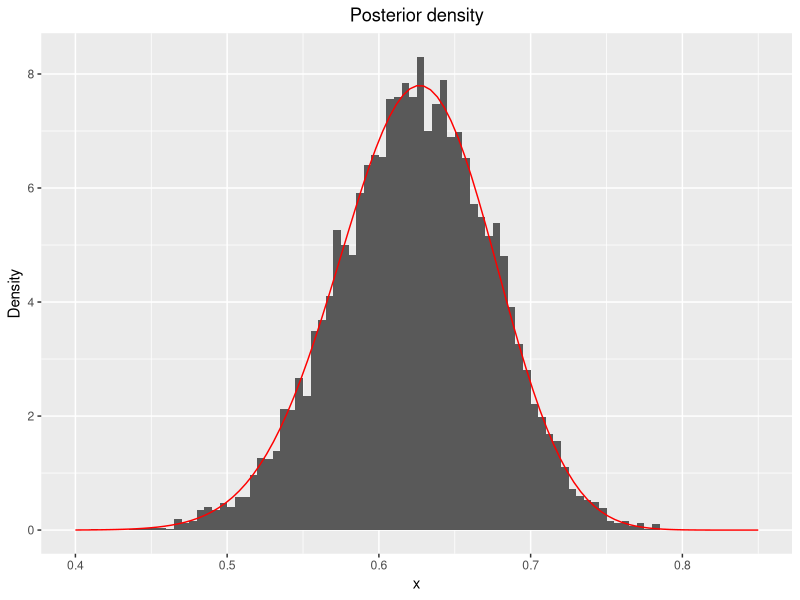
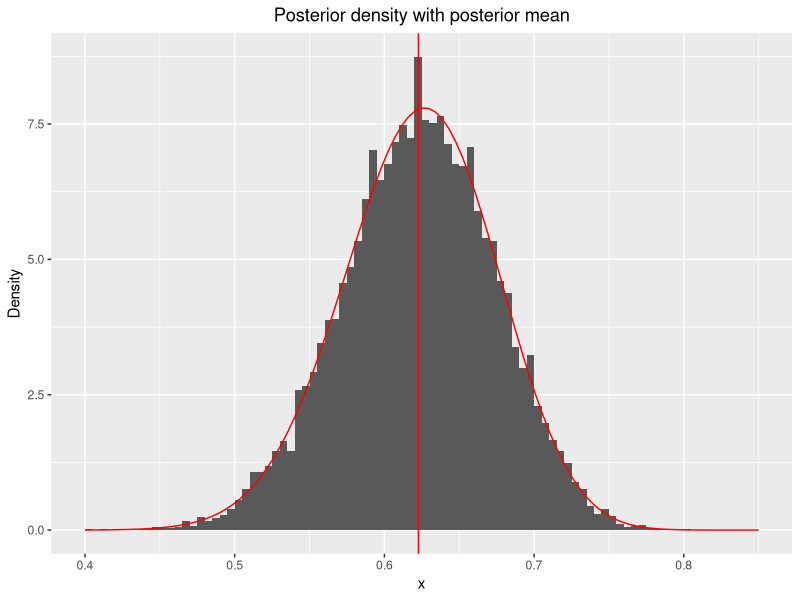

Reproduce these figures in R, in order.
## ---- chunk 1
# f is the  posterior function to sample from, not normalized
# theta: parameter between 0 and 1, sampled from U(0,1)
# y: observed values
f <- function(theta, y) {
  return((2+theta)^y[1]*(1-theta)^(y[2]+y[3])*theta^y[4])
}

# f_normalized is the posterior function, normalized
f_normalized <- function(theta, y) {
  c = integrate(f,0,1,y)$value
  return(f(theta,y)/c)
}

# alpha finds the acceptance probability alpha
alpha <- function(theta, y) {
  c = optimize(f, interval = c(0,1), maximum = TRUE, y=y)$objective
  return(f(theta, y)/c)
}

# rejection_d samples from the posterior by rejection sampling
# n: number of samples to generate
rejection_d <- function(y, n) {
  out = 1:n
  g = function() {return(runif(1))}
  
  for (i in 1:n) {
    finished = 0
    while(finished==0) {
      u = runif(1)
      theta = g()
      alpha = alpha(theta, y)
      if(u <= alpha) {
        out[i] = theta
        finished = 1
      }
    }
  }
  return(out)
}

y = c(125,18,20,34)
n = 10000

library(ggplot2)
samples_d1 <- rejection_d(y, n)
x <- seq(0,1,0.001)
data_d1 <- data.frame("samples_d1"=samples_d1)
ggplot(data=data_d1, aes(data_d1$samples_d1)) +
geom_histogram(aes(y=..density..), breaks = seq(0, 1, by = 0.005)) +theme(plot.title = element_text(hjust = 0.5))+
xlim(c(0.4,0.85)) + labs(title="Posterior density", x="x", y="Density") +
stat_function(fun = f_normalized, args = list(y), color = "red")
## ---- chunk 2
M = 10000
# 
# post_mean_mc: the estimated posterior mean
thetas <- rejection_d(y, M)
post_mean_mc <- mean(thetas)

# inside_integral is what we want to integrate
inside_integral = function(theta,y) {
    return(theta*f_normalized(theta,y))
}

# numerical_mean is the mean found by numerical integration
numerical_mean <- integrate(inside_integral,0,1,y)[[1]]
## ---- chunk 3
x <- seq(0,1,0.001)
data_d1 <- data.frame("thetas"=thetas)
ggplot(data=data_d1, aes(data_d1$thetas)) +
geom_histogram(aes(y=..density..), breaks = seq(0, 1, by = 0.005)) +theme(plot.title = element_text(hjust = 0.5))+
xlim(c(0.4,0.85)) + labs(title="Posterior density with posterior mean", x="x", y="Density") +
stat_function(fun = f_normalized, args = list(y), color = "red")+geom_vline(xintercept = post_mean_mc,color="red")
## ---- chunk 4
# rejection_d_count samples from the posterior by rejection sampling and counts the number of trials to one acceptance
# n: number of samples to generate
rejection_d_count <- function(y, n) {
  out = 1:n
  g = function() {return(runif(1))}
  
  for (i in 1:n) {
    finished = 0
    count = 0
    while(finished==0) {
      u = runif(1)
      theta = g()
      alpha = alpha(theta, y)
      count = count + 1
      if(u <= alpha) {
        out[i] = count
        count = 0
        finished = 1
      }
    }
  }
  return(out)
}

y = c(125,18,20,34)
n = 10000

# simulated number of trials 
number_of_trials <- mean(rejection_d_count(y,n))

#c_const finds the constant c, i.e. the numerical computation of the theoretical number of trials for one acceptance
c_const <- function(y) {
  c = optimize(f_normalized, interval = c(0,1), maximum = TRUE, y=y)$objective
  return(c)
}

c_numerical <- c_const(y)
## ---- chunk 5
#fnew calculates the unnormalized new posterior distribution
fnew <- function(theta, y) {
  fnew = 5*(1-theta)^4*(2+theta)^y[1]*(1-theta)^(y[2]+y[3])*theta^y[4]
}

# weight calculates the self-normalizing weights to use in importance sampling
weight <- function(theta, y) {
  return(fnew(theta, y)/f(theta, y))
}

# fnew_normalized calculates the normalized new posterior distribution
fnew_normalized <- function(theta, y) {
  const = integrate(fnew, 0, 1, y)$value
  return(fnew(theta, y)/const)
}

fnew_normalized(0.5,y)
# importance_d4 estimates the mean via importance sampling
# y: observed values
# n: number of samples to use in the estimation
importance_d4 <- function(y, n) {
  theta = rejection_d(y, n)
  estimate = sum(theta*weight(theta, y))/sum(weight(theta,y))
  return(estimate)
}

n = 10000
simulated_d4 <- importance_d4(y, n)

# integrand_d4 is the expression to integrate
integrand_d4 <- function(theta, y) {
  return(fnew_normalized(theta, y)*theta)
}

# numerical_d4 numerically calculates the integral
numerical_d4 <- function(y) {
  return(integrate(integrand_d4, 0,1,y)$value)
}

num_d4 <- numerical_d4(y)
